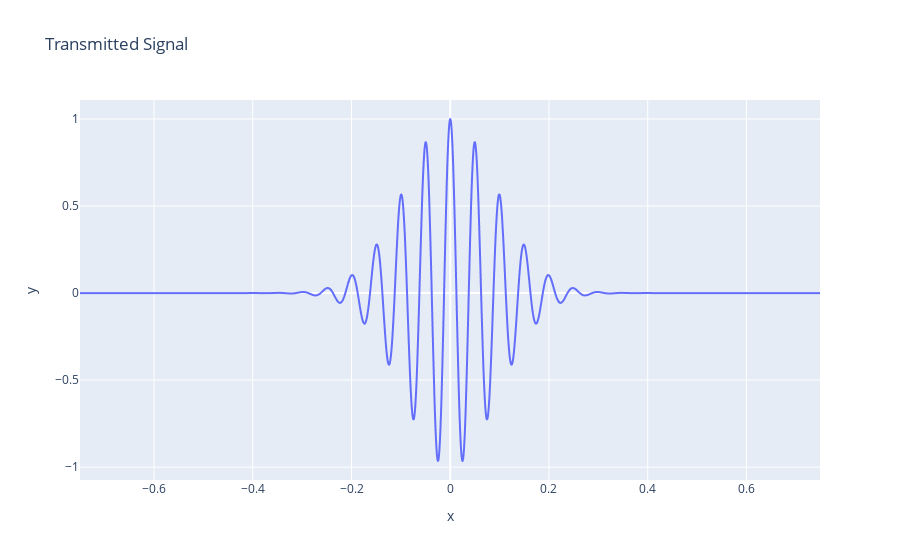

The notebook cell this image was saved under:
### Markdown cell above
Generate transmit cosine (Fig. 3 in paper).
The paper just uses a simple sinusiod with rectangular pulse (infinite BW), instead we use a gaussian pulse shape which is more realistic.

### Code cell
fig = px.line(x=t, y=x, title="Transmitted Signal")
fig.show()

### Figure 1 — Plotly figure (JSON) as saved in the notebook; plotly's stock layout.template omitted (floating-point values rounded to 4 significant figures; data arrays with more than 128 entries replaced by an {"elided": "..."} marker saying what was removed)
{"data": [{"hovertemplate": "x=%{x}<br>y=%{y}<extra></extra>", "legendgroup": "", "line": {"color": "#636efa", "dash": "solid"}, "marker": {"symbol": "circle"}, "mode": "lines", "name": "", "showlegend": false, "type": "scattergl", "x": {"elided": "1500 float values"}, "xaxis": "x", "y": {"elided": "1500 float values"}, "yaxis": "y"}], "layout": {"autosize": true, "legend": {"tracegroupgap": 0}, "title": {"text": "Transmitted Signal"}, "xaxis": {"anchor": "y", "autorange": true, "domain": [0, 1], "range": [-0.75, 0.749], "title": {"text": "x"}, "type": "linear"}, "yaxis": {"anchor": "x", "autorange": true, "domain": [0, 1], "range": [-1.074, 1.109], "title": {"text": "y"}, "type": "linear"}}}
